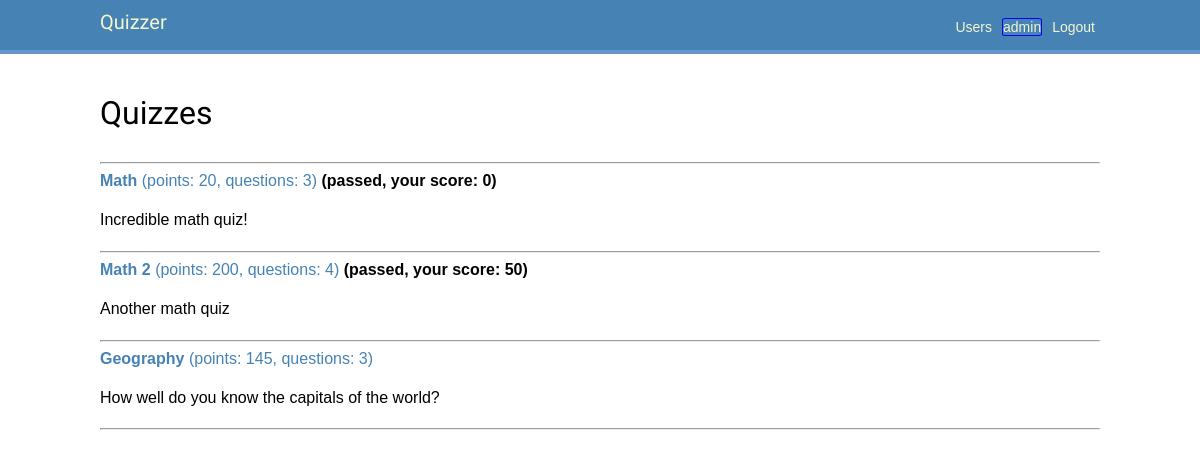
The page / (signed in) on the database its author committed.
### users/models.py (models this page shows, shortened)
class User(AbstractUser):
    balance = models.IntegerField(default=0)
    color = models.ForeignKey(to=Color, on_delete=models.CASCADE,
        related_name='users', null=True, blank=True)  # default= ?
    colors = models.ManyToManyField(Color)  # Need to add default (fabrik?)
    answers = models.ManyToManyField(Answer)
    def is_quiz_passed(self, quiz_id: int) -> bool:
        return self.answers.filter(question__quiz__id=quiz_id).count() > 0
    def score_for_quiz(self, quiz_id: int) -> int:
        return self.answers.filter(
            question__quiz__id=quiz_id,
            correctanswer__answer_id=models.F('id')  # the answer is correct
        ).aggregate(
            models.Sum('question__points')
        )['question__points__sum'] or 0  # get('question__points__sum', 0)

### quizzes/models.py (models this page shows, shortened)
class Quiz(models.Model):
    title = models.CharField(max_length=128)
    description = models.CharField(max_length=512)
    @property
    def points(self) -> int:
        return self.questions.aggregate(
            models.Sum('points')
        )['points__sum'] or 0
    @property
    def number_of_questions(self) -> int:
        return self.questions.count()

### quizzes/views.py (the view)
# urls.py: path('', QuizListView.as_view(), name='quiz_list'),#name='index'),
class QuizListView(ListView):
    model = Quiz
    template_name = 'quizzes/quiz_list.html'

### quizzes/templatetags/quizzes_tags.py (called while the page is built)
@register.simple_tag
def is_quiz_passed_by_user(quiz_id: int, user: User) -> bool:
    return user.is_quiz_passed(quiz_id)

@register.simple_tag
def user_score_for_quiz(user: User, quiz_id: int) -> int:
    return user.score_for_quiz(quiz_id)

### quizzes/templates/quizzes/quiz_list.html (shortened to what this page needs)
{% extends 'base.html' %}
{% load quizzes_tags %}
{% block content %}
    <h1>Quizzes</h1>
    <hr>
    {% for quiz in object_list %}
        <div>
            <a href="{% url 'quizzes:quiz' quiz.pk %}">
                <strong>{{ quiz.title }}</strong>
                (points: {{ quiz.points }}, questions: {{ quiz.number_of_questions }})
            </a>
            {% if request.user.is_authenticated %}
                {% is_quiz_passed_by_user quiz.id request.user as is_passed %}
                {% if is_passed %}
                    {% user_score_for_quiz request.user quiz.id as user_score %}
                    <strong>(passed, your score: {{ user_score }})</strong>
                {% endif %}
            {% endif %}
            <p> {{ quiz.description }} </p>
        </div>
        <hr>
    {% empty %}
        There are no quizzes yet..
    {% endfor %}
{% endblock %}

### users/templates/base.html (shortened to what this page needs)
{% load static %}
<!DOCTYPE html>
<html>
<head>
    <link href="{% static 'css/base.css' %}" rel="stylesheet">
</head>
<body>
    <div id="header">
        <span class="logo"><a href="{% url 'quizzes:quiz_list' %}">Quizzer</a></span>
        {% if request.user.is_authenticated %}
            <span class="user"><a href="{% url 'users:logout' %}"> Logout </a></span>
            <span class="user"><a
                href="{% url 'users:profile' request.user.id %}"
                style="
                    border-style: solid;
                    border-width: 1px;
                    border-radius: 10%;
                    border-color:{{ request.user.color.value }};"
            >
                {{ request.user.username }}
            </a></span>
        {% else %}
            <span class="user"><a href="{% url 'users:login' %}"> Login </a></span>
            <span class="user"><a href="{% url 'users:register' %}"> Register </a></span>
        {% endif %}
        <span class="user"><a href="{% url 'users:user_list' %}"> Users </a></span>
    </div>
    <div id="content">
        {% block content %}
        {% endblock %}
    </div>
</body>
</html>

### users/static/css/base.css (style rules this page uses)
body { margin:0; padding:0; font-family:helvetica, sans-serif; }
p { line-height: 1.8; }
a { color: steelblue; text-decoration:none; }
h1, h2, h3, h4, h5 , h6 { font-family: 'Muli', sans-serif; font-weight:normal; }
h1 { padding:0 0 10px 0; margin:10px 0 20px 0; }
#header { padding:10px 100px; font-size:14px; background: steelblue; color:#fff; border-bottom:4px solid rgb(100, 150, 200); overflow:auto; }
#header .logo { font-family: 'Muli', sans-serif; float:left; color:#f3f7cc; font-size:20px; margin-right:10%; }
#header a { color:#f3f7cc; }
#header .user { float:right; padding-top:4px; margin: 5px; }
#content { padding:30px 100px; }

### rows shown on the page
User: user.username "admin"
Quiz: title "Math", points "20", number_of_questions "3", user_score "0", description "Incredible math quiz!"
Quiz: title "Math 2", points "200", number_of_questions "4", user_score "50", description "Another math quiz"
Quiz: title "Geography", points "145", number_of_questions "3", description "How well do you know the capitals of the world?"
